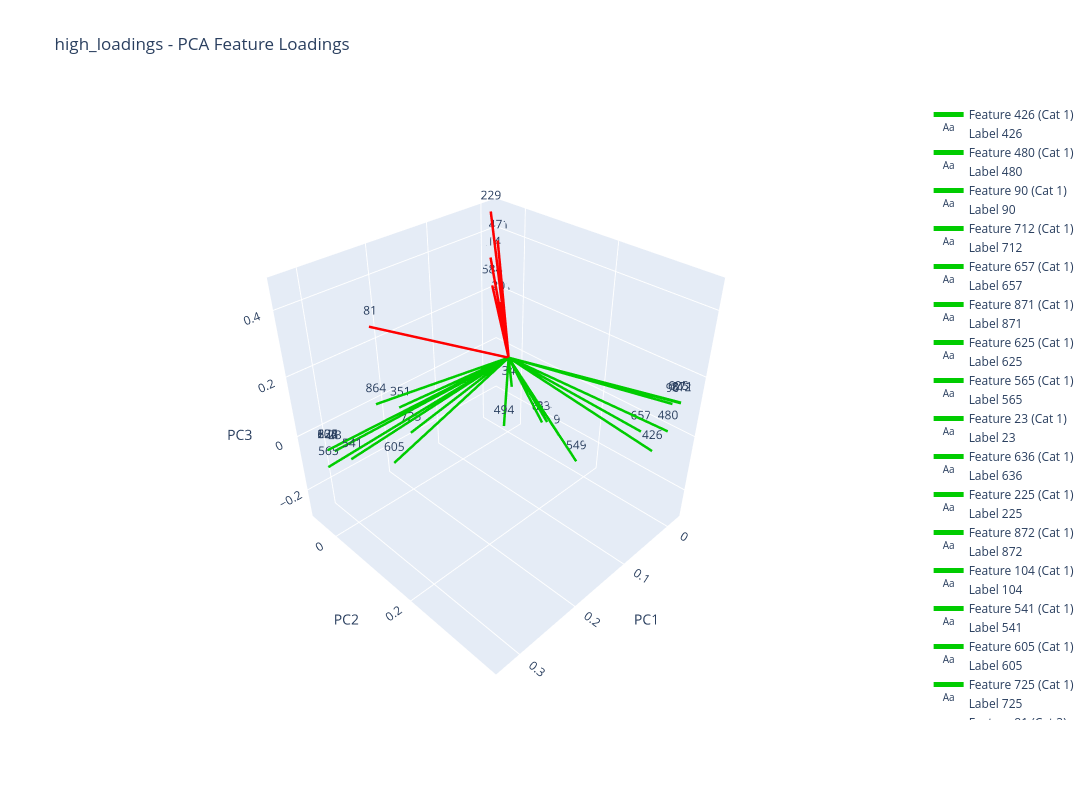

Notebook cell for this chart:
### Markdown cell above
## 15.10 high_loadings 3D visualisation

### Code cell
# From the loadings dataframe:high_loadings
plot_pca_feature_loadings(high_loadings, results_high_loadings_Loadings['high_loadings_loadings_df'],
                                                analysis_results_high_loadings,"high_loadings", plot_3d=True)

### Figure 1 — Plotly figure (JSON) as saved in the notebook; plotly's stock layout.template omitted (floating-point values rounded to 4 significant figures)
{"data": [{"line": {"color": "#00CC00", "width": 5}, "mode": "lines", "name": "Feature 426 (Cat 1)", "type": "scatter3d", "x": [0, 0.002418], "y": [0, 0.3379], "z": [0, -0.06208]}, {"mode": "text", "name": "Label 426", "text": ["426"], "textposition": "top center", "type": "scatter3d", "x": [0.002418], "y": [0.3379], "z": [-0.06208]}, {"line": {"color": "#00CC00", "width": 5}, "mode": "lines", "name": "Feature 480 (Cat 1)", "type": "scatter3d", "x": [0, -0.007584], "y": [0, 0.3539], "z": [0, 0.01245]}, {"mode": "text", "name": "Label 480", "text": ["480"], "textposition": "top center", "type": "scatter3d", "x": [-0.007584], "y": [0.3539], "z": [0.01245]}, {"line": {"color": "#00CC00", "width": 5}, "mode": "lines", "name": "Feature 90 (Cat 1)", "type": "scatter3d", "x": [0, 0.005636], "y": [0, 0.3634], "z": [0, 0.1288]}, {"mode": "text", "name": "Label 90", "text": ["90"], "textposition": "top center", "type": "scatter3d", "x": [0.005636], "y": [0.3634], "z": [0.1288]}, {"line": {"color": "#00CC00", "width": 5}, "mode": "lines", "name": "Feature 712 (Cat 1)", "type": "scatter3d", "x": [0, 0.001479], "y": [0, 0.3747], "z": [0, 0.1365]}, {"mode": "text", "name": "Label 712", "text": ["712"], "textposition": "top center", "type": "scatter3d", "x": [0.001479], "y": [0.3747], "z": [0.1365]}, {"line": {"color": "#00CC00", "width": 5}, "mode": "lines", "name": "Feature 657 (Cat 1)", "type": "scatter3d", "x": [0, -0.01097], "y": [0, 0.3014], "z": [0, -0.04029]}, {"mode": "text", "name": "Label 657", "text": ["657"], "textposition": "top center", "type": "scatter3d", "x": [-0.01097], "y": [0.3014], "z": [-0.04029]}, {"line": {"color": "#00CC00", "width": 5}, "mode": "lines", "name": "Feature 871 (Cat 1)", "type": "scatter3d", "x": [0, 0.0008129], "y": [0, 0.3744], "z": [0, 0.1374]}, {"mode": "text", "name": "Label 871", "text": ["871"], "textposition": "top center", "type": "scatter3d", "x": [0.0008129], "y": [0.3744], "z": [0.1374]}, {"line": {"color": "#00CC00", "width": 5}, "mode": "lines", "name": "Feature 625 (Cat 1)", "type": "scatter3d", "x": [0, -0.0002862], "y": [0, 0.3686], "z": [0, 0.1339]}, {"mode": "text", "name": "Label 625", "text": ["625"], "textposition": "top center", "type": "scatter3d", "x": [-0.0002862], "y": [0.3686], "z": [0.1339]}, {"line": {"color": "#00CC00", "width": 5}, "mode": "lines", "name": "Feature 565 (Cat 1)", "type": "scatter3d", "x": [0, 0.3279], "y": [0, -0.0119], "z": [0, -0.06555]}, {"mode": "text", "name": "Label 565", "text": ["565"], "textposition": "top center", "type": "scatter3d", "x": [0.3279], "y": [-0.0119], "z": [-0.06555]}, {"line": {"color": "#00CC00", "width": 5}, "mode": "lines", "name": "Feature 23 (Cat 1)", "type": "scatter3d", "x": [0, 0.3103], "y": [0, -0.02234], "z": [0, -0.03976]}, {"mode": "text", "name": "Label 23", "text": ["23"], "textposition": "top center", "type": "scatter3d", "x": [0.3103], "y": [-0.02234], "z": [-0.03976]}, {"line": {"color": "#00CC00", "width": 5}, "mode": "lines", "name": "Feature 636 (Cat 1)", "type": "scatter3d", "x": [0, 0.3267], "y": [0, -0.007934], "z": [0, -0.002483]}, {"mode": "text", "name": "Label 636", "text": ["636"], "textposition": "top center", "type": "scatter3d", "x": [0.3267], "y": [-0.007934], "z": [-0.002483]}, {"line": {"color": "#00CC00", "width": 5}, "mode": "lines", "name": "Feature 225 (Cat 1)", "type": "scatter3d", "x": [0, 0.3267], "y": [0, -0.007934], "z": [0, -0.002483]}, {"mode": "text", "name": "Label 225", "text": ["225"], "textposition": "top center", "type": "scatter3d", "x": [0.3267], "y": [-0.007934], "z": [-0.002483]}, {"line": {"color": "#00CC00", "width": 5}, "mode": "lines", "name": "Feature 872 (Cat 1)", "type": "scatter3d", "x": [0, 0.3267], "y": [0, -0.007934], "z": [0, -0.002483]}, {"mode": "text", "name": "Label 872", "text": ["872"], "textposition": "top center", "type": "scatter3d", "x": [0.3267], "y": [-0.007934], "z": [-0.002483]}, {"line": {"color": "#00CC00", "width": 5}, "mode": "lines", "name": "Feature 104 (Cat 1)", "type": "scatter3d", "x": [0, 0.3267], "y": [0, -0.007934], "z": [0, -0.002483]}, {"mode": "text", "name": "Label 104", "text": ["104"], "textposition": "top center", "type": "scatter3d", "x": [0.3267], "y": [-0.007934], "z": [-0.002483]}, {"line": {"color": "#00CC00", "width": 5}, "mode": "lines", "name": "Feature 541 (Cat 1)", "type": "scatter3d", "x": [0, 0.3122], "y": [0, 0.02948], "z": [0, -0.01529]}, {"mode": "text", "name": "Label 541", "text": ["541"], "textposition": "top center", "type": "scatter3d", "x": [0.3122], "y": [0.02948], "z": [-0.01529]}, {"line": {"color": "#00CC00", "width": 5}, "mode": "lines", "name": "Feature 605 (Cat 1)", "type": "scatter3d", "x": [0, 0.2373], "y": [0, 0.01251], "z": [0, -0.139]}, {"mode": "text", "name": "Label 605", "text": ["605"], "textposition": "top center", "type": "scatter3d", "x": [0.2373], "y": [0.01251], "z": [-0.139]}, {"line": {"color": "#00CC00", "width": 5}, "mode": "lines", "name": "Feature 725 (Cat 1)", "type": "scatter3d", "x": [0, 0.1875], "y": [0, -0.01564], "z": [0, -0.1091]}, {"mode": "text", "name": "Label 725", "text": ["725"], "textposition": "top center", "type": "scatter3d", "x": [0.1875], "y": [-0.01564], "z": [-0.1091]}, {"line": {"color": "#FF0000", "width": 5}, "mode": "lines", "name": "Feature 81 (Cat 3)", "type": "scatter3d", "x": [0, 0.2225], "y": [0, -0.04548], "z": [0, 0.2729]}, {"mode": "text", "name": "Label 81", "text": ["81"], "textposition": "top center", "type": "scatter3d", "x": [0.2225], "y": [-0.04548], "z": [0.2729]}, {"line": {"color": "#00CC00", "width": 5}, "mode": "lines", "name": "Feature 864 (Cat 1)", "type": "scatter3d", "x": [0, 0.2336], "y": [0, -0.02967], "z": [0, 0.03545]}, {"mode": "text", "name": "Label 864", "text": ["864"], "textposition": "top center", "type": "scatter3d", "x": [0.2336], "y": [-0.02967], "z": [0.03545]}, {"line": {"color": "#00CC00", "width": 5}, "mode": "lines", "name": "Feature 494 (Cat 1)", "type": "scatter3d", "x": [0, 0.1894], "y": [0, 0.2189], "z": [0, 0.1314]}, {"mode": "text", "name": "Label 494", "text": ["494"], "textposition": "top center", "type": "scatter3d", "x": [0.1894], "y": [0.2189], "z": [0.1314]}, {"line": {"color": "#00CC00", "width": 5}, "mode": "lines", "name": "Feature 351 (Cat 1)", "type": "scatter3d", "x": [0, 0.1959], "y": [0, -0.02915], "z": [0, -0.01631]}, {"mode": "text", "name": "Label 351", "text": ["351"], "textposition": "top center", "type": "scatter3d", "x": [0.1959], "y": [-0.02915], "z": [-0.01631]}, {"line": {"color": "#00CC00", "width": 5}, "mode": "lines", "name": "Feature 549 (Cat 1)", "type": "scatter3d", "x": [0, -0.009792], "y": [0, 0.1705], "z": [0, -0.2823]}, {"mode": "text", "name": "Label 549", "text": ["549"], "textposition": "top center", "type": "scatter3d", "x": [-0.009792], "y": [0.1705], "z": [-0.2823]}, {"line": {"color": "#00CC00", "width": 5}, "mode": "lines", "name": "Feature 91 (Cat 1)", "type": "scatter3d", "x": [0, -0.01917], "y": [0, 0.1157], "z": [0, -0.2371]}, {"mode": "text", "name": "Label 91", "text": ["91"], "textposition": "top center", "type": "scatter3d", "x": [-0.01917], "y": [0.1157], "z": [-0.2371]}, {"line": {"color": "#00CC00", "width": 5}, "mode": "lines", "name": "Feature 334 (Cat 1)", "type": "scatter3d", "x": [0, -0.01671], "y": [0, 0.08592], "z": [0, -0.2048]}, {"mode": "text", "name": "Label 334", "text": ["334"], "textposition": "top center", "type": "scatter3d", "x": [-0.01671], "y": [0.08592], "z": [-0.2048]}, {"line": {"color": "#00CC00", "width": 5}, "mode": "lines", "name": "Feature 678 (Cat 1)", "type": "scatter3d", "x": [0, -0.01879], "y": [0, 0.07078], "z": [0, -0.2227]}, {"mode": "text", "name": "Label 678", "text": ["678"], "textposition": "top center", "type": "scatter3d", "x": [-0.01879], "y": [0.07078], "z": [-0.2227]}, {"line": {"color": "#FF0000", "width": 5}, "mode": "lines", "name": "Feature 229 (Cat 3)", "type": "scatter3d", "x": [0, -0.008719], "y": [0, -0.05793], "z": [0, 0.4664]}, {"mode": "text", "name": "Label 229", "text": ["229"], "textposition": "top center", "type": "scatter3d", "x": [-0.008719], "y": [-0.05793], "z": [0.4664]}, {"line": {"color": "#FF0000", "width": 5}, "mode": "lines", "name": "Feature 471 (Cat 3)", "type": "scatter3d", "x": [0, -0.01207], "y": [0, -0.04484], "z": [0, 0.3782]}, {"mode": "text", "name": "Label 471", "text": ["471"], "textposition": "top center", "type": "scatter3d", "x": [-0.01207], "y": [-0.04484], "z": [0.3782]}, {"line": {"color": "#FF0000", "width": 5}, "mode": "lines", "name": "Feature 214 (Cat 3)", "type": "scatter3d", "x": [0, -0.007572], "y": [0, -0.05746], "z": [0, 0.3179]}, {"mode": "text", "name": "Label 214", "text": ["214"], "textposition": "top center", "type": "scatter3d", "x": [-0.007572], "y": [-0.05746], "z": [0.3179]}, {"line": {"color": "#FF0000", "width": 5}, "mode": "lines", "name": "Feature 201 (Cat 3)", "type": "scatter3d", "x": [0, -0.01279], "y": [0, -0.03764], "z": [0, 0.1711]}, {"mode": "text", "name": "Label 201", "text": ["201"], "textposition": "top center", "type": "scatter3d", "x": [-0.01279], "y": [-0.03764], "z": [0.1711]}, {"line": {"color": "#FF0000", "width": 5}, "mode": "lines", "name": "Feature 584 (Cat 3)", "type": "scatter3d", "x": [0, -0.002836], "y": [0, -0.04733], "z": [0, 0.2314]}, {"mode": "text", "name": "Label 584", "text": ["584"], "textposition": "top center", "type": "scatter3d", "x": [-0.002836], "y": [-0.04733], "z": [0.2314]}, {"line": {"color": "#00CC00", "width": 5}, "mode": "lines", "name": "Feature 342 (Cat 1)", "type": "scatter3d", "x": [0, -0.01688], "y": [0, -0.01051], "z": [0, -0.1408]}, {"mode": "text", "name": "Label 342", "text": ["342"], "textposition": "top center", "type": "scatter3d", "x": [-0.01688], "y": [-0.01051], "z": [-0.1408]}], "layout": {"height": 800, "scene": {"aspectmode": "cube", "camera": {"center": {"x": 0, "y": 0, "z": 0}, "eye": {"x": 1.5, "y": 1.5, "z": 1.5}, "up": {"x": 0, "y": 0, "z": 1}}, "xaxis": {"title": {"text": "PC1"}}, "yaxis": {"title": {"text": "PC2"}}, "zaxis": {"title": {"text": "PC3"}}}, "showlegend": true, "title": {"text": "high_loadings - PCA Feature Loadings"}, "width": 1200}}
